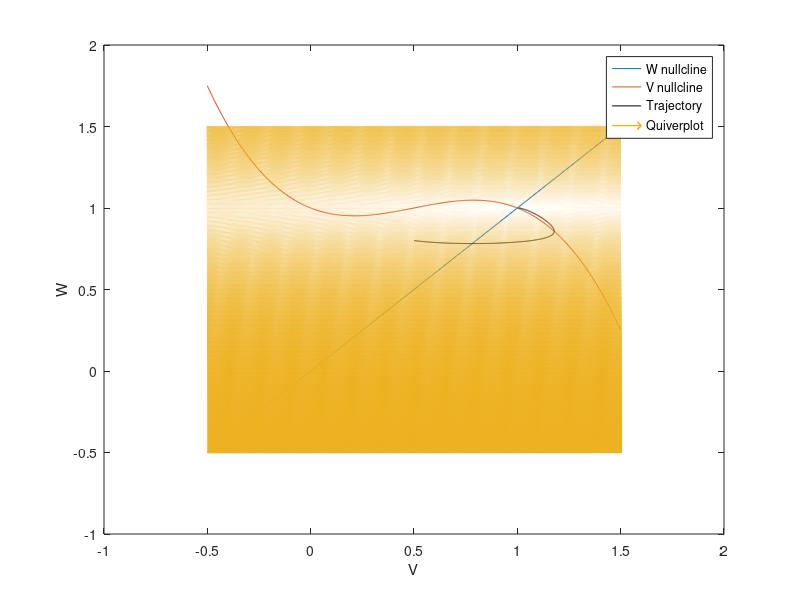

MATLAB code for this plot:
% Initialising the variables and starting condition
dt=0.01;
t=0:0.01:100;
V=zeros(size(t));
W=zeros(size(t));
a=0.5;
b=0.1;
r=0.1;
Im=1.0;
vt=0.0;
wt=0;
V(1)=0.5;
W(1)=0.8;
% Euler integration carried out to obtain the V and W values at a given
% time instant
for i=1:10000
    V(i+1)=(V(i)*(a-V(i))*(V(i)-1)-W(i)+Im)*dt+V(i);
    W(i+1)=(b*V(i)-r*W(i))*dt+W(i);
end
% Plots for V(t) vs t and W(t) vs t
figure;
plot(t,V);
xlabel('time')
ylabel('V')
plot(t,W);
xlabel('time')
ylabel('W')
% % Plotting the Phase plane, trajectory and quiver plot 
v1=-0.5:0.005:1.5;
w1=-0.5:0.005:1.5;
[v,w] = meshgrid(-0.5:0.005:1.5);
dvdt=zeros(size(v1));
dwdt=zeros(size(v1));
disp(size(v1));
for i=1:401
    dvdt(i)=v1(i)*(a-v1(i))*(v1(i)-1)+Im;
    dwdt(i)=b*v1(i)-r*(w1(i));
end

plot(v1,(b/r)*v1,v1,dvdt)
hold on
plot(V,W,color='black')
hold on
quiver(v,w,v*(a-v)*(v-1)-w+Im,b*v-r*w,'LineWidth',1)
hold off
hold on
hold off 
xlabel('V')
ylabel('W')
legend('W nullcline','V nullcline','Trajectory','Quiverplot')
%legend('W nullcline','V nullcline')
hold off 


